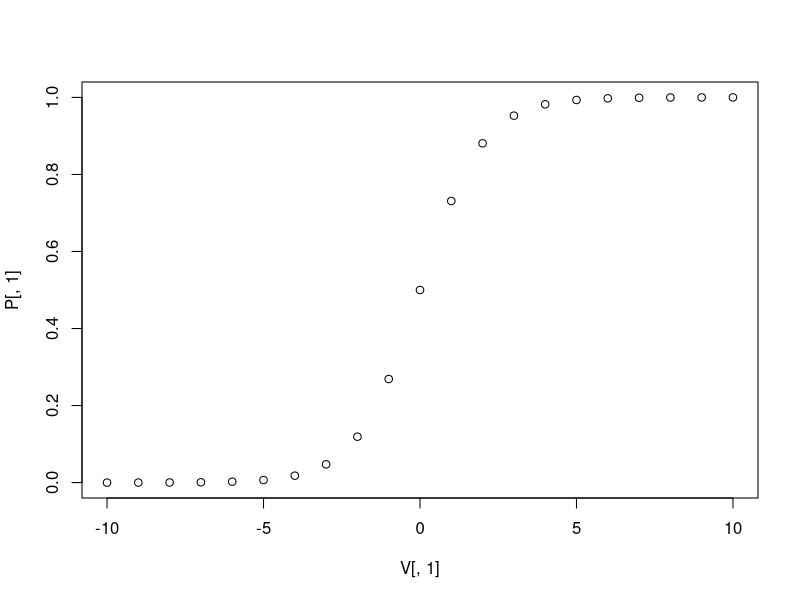

The R script that drew this image:
# Code of the R illustration in Chapter 3a

# 1. Write a function in R with name choice.prob.logit that takes as argument a matrix of deterministic valuations V for N consumers and J products and a scale parameter sigma and returns a matrix of choice probabilities P for each consumer and product.

N = 3
J = 2
sigma = 1

V = cbind(c(1,1,1), c(1,2,3))
V
colnames(V) = c("prod1","prod2")
V

choice.prob.logit = function(V, sigma=1) {
  N = NROW(V)
  J = NCOL(V)
  exp_V = exp(V/sigma)
  
  denom = rowSums(exp_V)
  denom = matrix(denom, nrow=N, ncol=J)
  denom
  
  P = exp_V / denom
  P
}
choice.prob.logit(V)

choice.prob.logit(V, sigma=100)

N = 100
V1 = rnorm(N, 1,1)
V2 = rnorm(N, 2,1)
V = cbind(V1, V2)
V

P = choice.prob.logit(V)

# 2.  Compute expected market shares for each product $j$ given a matrix of $V_{nj}$

expected.market.shares = colMeans(P)
expected.market.shares

# 3. Write another function sim.choice.logit that takes a matrix of V and scale σ. It draws ε from an i.i.d. extreme value distribution, computes the corresponding U and returns for each individual n the selected product. Compare the simulated market shares with the expected market shares.
# 
# U[n,j] = V[n,j] + eps[n]

# You may need to install the package evd. Just uncomment and run the 
# following line once.

# install.packages("evd")

N = 3
J = 2
sigma = 1

V = cbind(c(1,1,1), c(1,2,3))
V
colnames(V) = c("prod1","prod2")
V

sim.choice.logit = function(V, sigma=1) {
  library(evd)
  eps = matrix(rgumbel(N*J, 0, scale=sigma),nrow = N, ncol = J)
  eps
  U = V + eps
  U
  max.col(U)
}
sim.choice.logit(V)

N = 1000
J = 2
V = cbind(rep(1,N),rep(2,N))
V

P = choice.prob.logit(V)

expected.market.shares = colMeans(P)
expected.market.shares

choices = sim.choice.logit(V)
choices
sim.market.shares = table(choices) / N

rbind(
  expected.market.shares,
  sim.market.shares
)

# 4. Draw a plot that illustrates for a given individual n and product j how, ceteris paribus, P changes in V.

V1 = -10:10
V1

V2 = 0

V = cbind(V1, V2)
V

P = choice.prob.logit(V)
P

plot(x=V[,1],y=P[,1])
